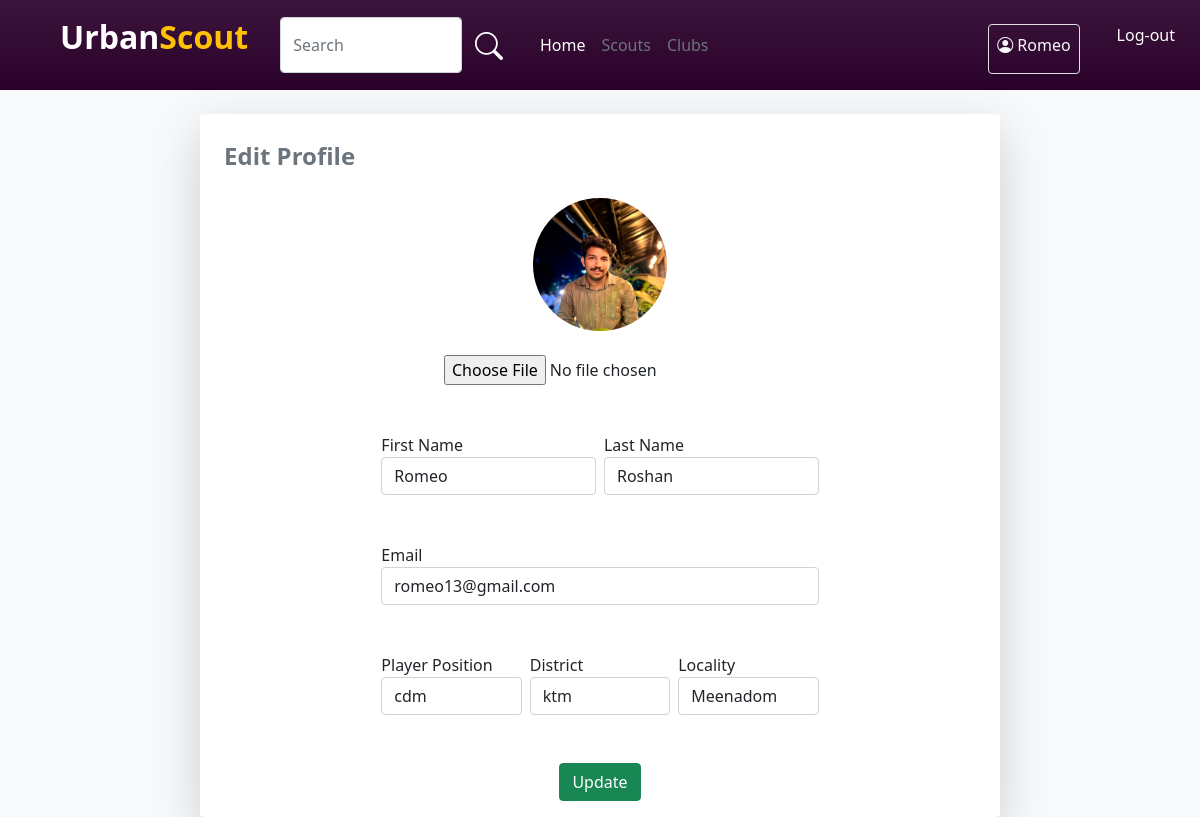
Page /edit-player-profile (signed in) on the earlier database version.
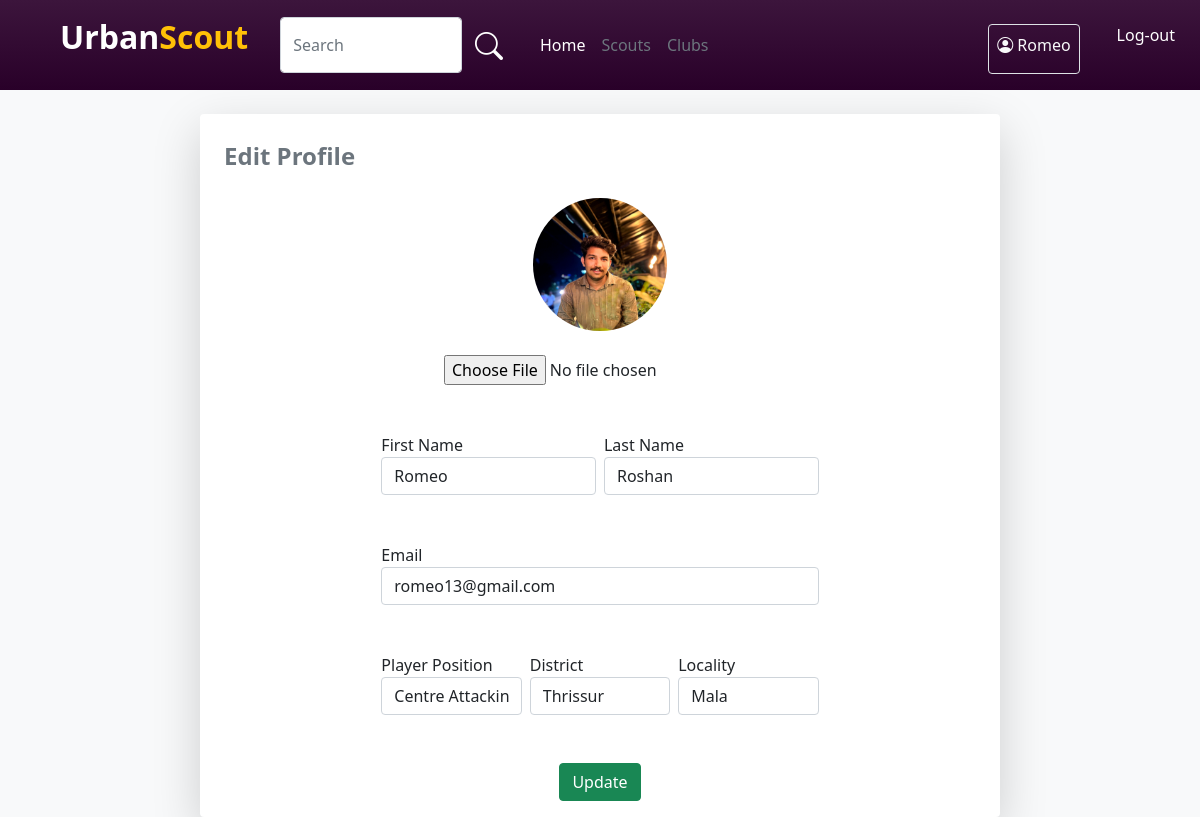
Same page on the later database version.
### account/models.py (models this page shows)
class User(AbstractUser):
    username=None
    USERNAME_FIELD = 'email'
    email = models.EmailField(unique=True)
    img=models.ImageField(upload_to='pics')
    is_player=models.BooleanField('is_player',default=False)
    is_club=models.BooleanField('is_club',default=False)
    is_scout=models.BooleanField('is_scout',default=False)
    player_dob = models.DateField(("Date of Birth"), default=date.today, validators=[validate_dob])
    player_pos = models.CharField(("Position"),default='',max_length=30,choices=Pos_Choice)
    district = models.CharField(("District"),default='',max_length=20,choices=District_Choice)
    locality = models.CharField(("Locality"),default='',max_length=50,blank=True)
    player_foot = models.CharField(("Prefered Foot"),default='',max_length=10,choices=Foot_Choice)
    player_ability = models.IntegerField(("Ability"),default=0,choices=Ability_Choice)
    club_reputation = models.IntegerField(("Club Reputation"),default=0,choices=Ability_Choice)
    player_potential = models.IntegerField(("Potential"),default=0,choices=Ability_Choice)
    desc=models.CharField(("Description"),max_length=100, default='')
    club_name=models.CharField((("Club Name")),default='',max_length=30)
    REQUIRED_FIELDS = []

### account/views.py (the view, shortened to what this page needs)
# urls.py: path('edit-player-profile',views.editPlayerProfile,name="edit-player-profile")
def editPlayerProfile(request):
    return render(request, 'edit-player-profile.html', {
        'user': request.user,
        'pos_choices': Pos_Choice,
        'district_choices': District_Choice,
    })

### template/edit-player-profile.html (shortened to what the changed rows need)
{% load static %}
<!DOCTYPE html>
<html lang="en">
<head>
    <link rel="stylesheet" href="{% static 'style.css' %}">
    <link href="https://cdn.jsdelivr.net/npm/bootstrap@5.0.2/dist/css/bootstrap.min.css" rel="stylesheet"
>
    <link rel="stylesheet" href="https://cdn.jsdelivr.net/npm/bootstrap-icons@1.10.5/font/bootstrap-icons.css">
</head>
<body class="bg-light">
    <nav class="navbar player-navbar navbar-expand-lg">
        <div class="container-fluid">
            <div class="collapse navbar-collapse" id="navbarNav">
                <div class="d-flex w-100 justify-content-start justify-content-sm-end">
                    <div class="border rounded p-2 pb-0 mt-2 ms-3">
                        <p class="text-light "><i class="bi bi-person-circle"></i> {{user.first_name}}</p>
                    </div>
                </div>
            </div>
        </div>
    </nav>
    <div class="d-flex justify-content-center">
        <div class="bg-white shadow-lg mt-4 pb-3 rounded col-12 col-lg-8">
            <form action="" method="post">
                <div class="d-flex justify-content-center"><img class="col-lg-2 col-5 rounded-circle" src={{user.img}}
                        alt=""></div>
                <div class="d-flex justify-content-center">
                    <div class="col-lg-8 col-12">
                        <div class="d-flex justify-content-center gap-2 m-5">
                            <div class="d-flex flex-column w-100">
                                <label for="fname">First Name</label>
                                <input class="form-control" type="text" name="fname" value={{user.first_name}}>
                            </div>
                            <div class="d-flex flex-column w-100">
                                <label for="lname">Last Name</label>
                                <input class="form-control" type="text" name="lname" value={{user.last_name}}>
                            </div>
                        </div>
                        <div class="d-flex mt-0 m-5">
                            <div class="d-flex flex-column w-100">
                                <label for="email">Email</label>
                                <input class="form-control" type="text" name="email" value={{user.email}}>
                            </div>
                        </div>
                        <div class="d-flex justify-content-center gap-2 m-5">
                            <div class="d-flex flex-column w-100">
                                <label for="pos">Player Position</label>
                                <select class="form-control" name="pos" id="">
                                    <option value="{{ user.player_pos }}">{{ user.player_pos }}</option>
                                </select>
                            </div>
                            <div class="d-flex flex-column w-100">
                                <label for="dist">District</label>
                                <select class="form-control" name="dist" id="">
                                    <option value="{{ user.district }}">{{ user.district }}</option>
                                </select>
                            </div>
                            <div class="d-flex flex-column w-100">
                                <label for="loc">Locality</label>
                                <input type="text" class="form-control" name="loc" value={{user.locality}}>
                            </div>
                        </div>
                    </div>
                </div>
            </form>
        </div>
    </div>
</body>
</html>

Differences in the rows shown:
changed User "Romeo": pos "cdm" → "Centre Attackin Midfielder"; dist "ktm" → "Thrissur"; loc "Meenadom" → "Mala"
